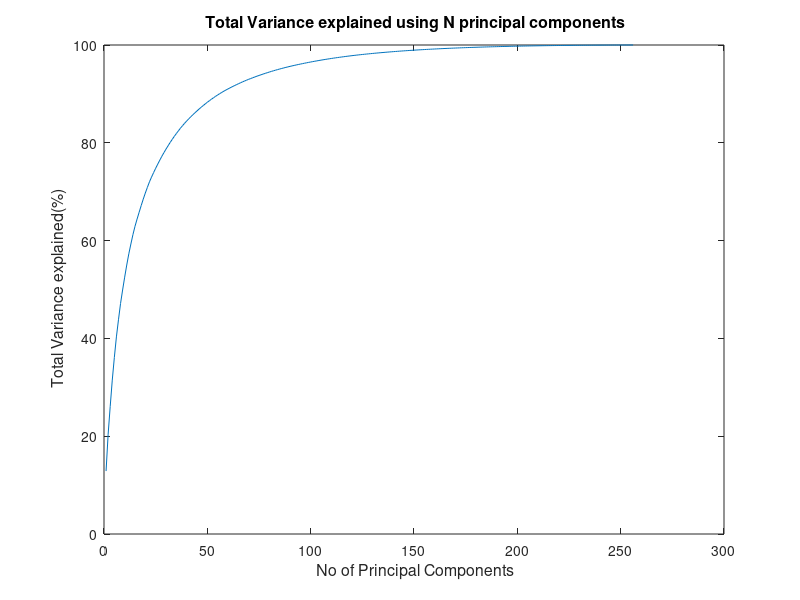

MATLAB code for this plot:
clear;
load digdata;
ctr=0;
k=3;
pc = 64;

%for p =0.1:0.1:1

%data = double(addnoise(data,p));

distance = zeros(10,500);
data1 = data(1:500,:);
data2 = data(501:1000,:);
data3 = data(1001:1500,:);
data4 = data(1501:2000,:);
data5 = data(2001:2500,:);
data6 = data(2501:3000,:);
data7 = data(3001:3500,:);
data8 = data(3501:4000,:);
data9 = data(4001:4500,:);
data0 = data(4501:5000,:);

mean1 = mean(data1);
mean2 = mean(data2);
mean3 = mean(data3);
mean4 = mean(data4);
mean5 = mean(data5);
mean6 = mean(data6);
mean7 = mean(data7);
mean8 = mean(data8);
mean9 = mean(data9);
mean0 = mean(data0);

[coefs1,scores1,variances1] = princomp(double(data1));
[coefs2,scores2,variances2] = princomp(double(data2));
[coefs3,scores3,variances3] = princomp(double(data3));
[coefs4,scores4,variances4] = princomp(double(data4));
[coefs5,scores5,variances5] = princomp(double(data5));
[coefs6,scores6,variances6] = princomp(double(data6));
[coefs7,scores7,variances7] = princomp(double(data7));
[coefs8,scores8,variances8] = princomp(double(data8));
[coefs9,scores9,variances9] = princomp(double(data9));
[coefs0,scores0,variances0] = princomp(double(data0));

percent_explained = 100*variances2/sum(variances2);

for i=1:256
    
sum1(i) = sum(percent_explained(1:i));
end

sum1(64)     

plot(1:256,sum1);
title('\fontsize{16} Total Variance explained using N principal components');
xlabel('\fontsize{16} No of Principal Components');
ylabel('\fontsize{16} Total Variance explained(%)');
%{

[input,inputlabels] = shufflerows(data, labels);

true = 0;

for k=3;


for i=1:5000
    testimage = double(input(i,:));
    testimagemean1 = testimage - mean1;
    vector1 = (coefs1(:,1:pc)'*testimagemean1')';
    
    testimagemean2 = testimage - mean2;
    vector2 = (coefs2(:,1:pc)'*testimagemean2')';
    
    testimagemean3 = testimage - mean3;
    vector3 = (coefs3(:,1:pc)'*testimagemean3')';
    
    testimagemean4 = testimage - mean4;
    vector4 = (coefs4(:,1:pc)'*testimagemean4')';
  
    testimagemean5 = testimage - mean5;
    vector5 = (coefs5(:,1:pc)'*testimagemean5')';
  
    testimagemean6 = testimage - mean6;
    vector6 = (coefs6(:,1:pc)'*testimagemean6')';
  
    testimagemean7 = testimage - mean7;
    vector7 = (coefs7(:,1:pc)'*testimagemean7')';
  
    testimagemean8 = testimage - mean8;
    vector8 = (coefs8(:,1:pc)'*testimagemean8')';
  
    testimagemean9 = testimage - mean9;
    vector9 = (coefs9(:,1:pc)'*testimagemean9')';
    
    testimagemean0 = testimage - mean0;
    vector0 = (coefs0(:,1:pc)'*testimagemean0')';
  
    for j=1:500
        distance(1,j) = sqrt(sum((double(scores1(j,1:pc)) - vector1).^2,2));
        distance(2,j) = sqrt(sum((double(scores2(j,1:pc)) - vector2).^2,2));
        distance(3,j) = sqrt(sum((double(scores3(j,1:pc)) - vector3).^2,2));
        distance(4,j) = sqrt(sum((double(scores4(j,1:pc)) - vector4).^2,2));
        distance(5,j) = sqrt(sum((double(scores5(j,1:pc)) - vector5).^2,2));
        distance(6,j) = sqrt(sum((double(scores6(j,1:pc)) - vector6).^2,2));
        distance(7,j) = sqrt(sum((double(scores7(j,1:pc)) - vector7).^2,2));
        distance(8,j) = sqrt(sum((double(scores8(j,1:pc)) - vector8).^2,2));
        distance(9,j) = sqrt(sum((double(scores9(j,1:pc)) - vector9).^2,2));
        distance(10,j) = sqrt(sum((double(scores0(j,1:pc)) - vector0).^2,2));
    end
  sorteddist = sort(distance,2);
  [topvalues, indices] = min(sorteddist,[],1);
  value = mode( indices(1:k) );
  
  if(value==10)
      value = 0;
  end
  
  if(value==inputlabels(i))
      true = true+1;
  end
  
  
end

ctr=ctr+1;

accuracy(round(p*10),ctr) = (true/5000)*100;

end

end

% error - 0.5 - 76.88
% error - 0.5 - 96.4(all 256 features)



%}



